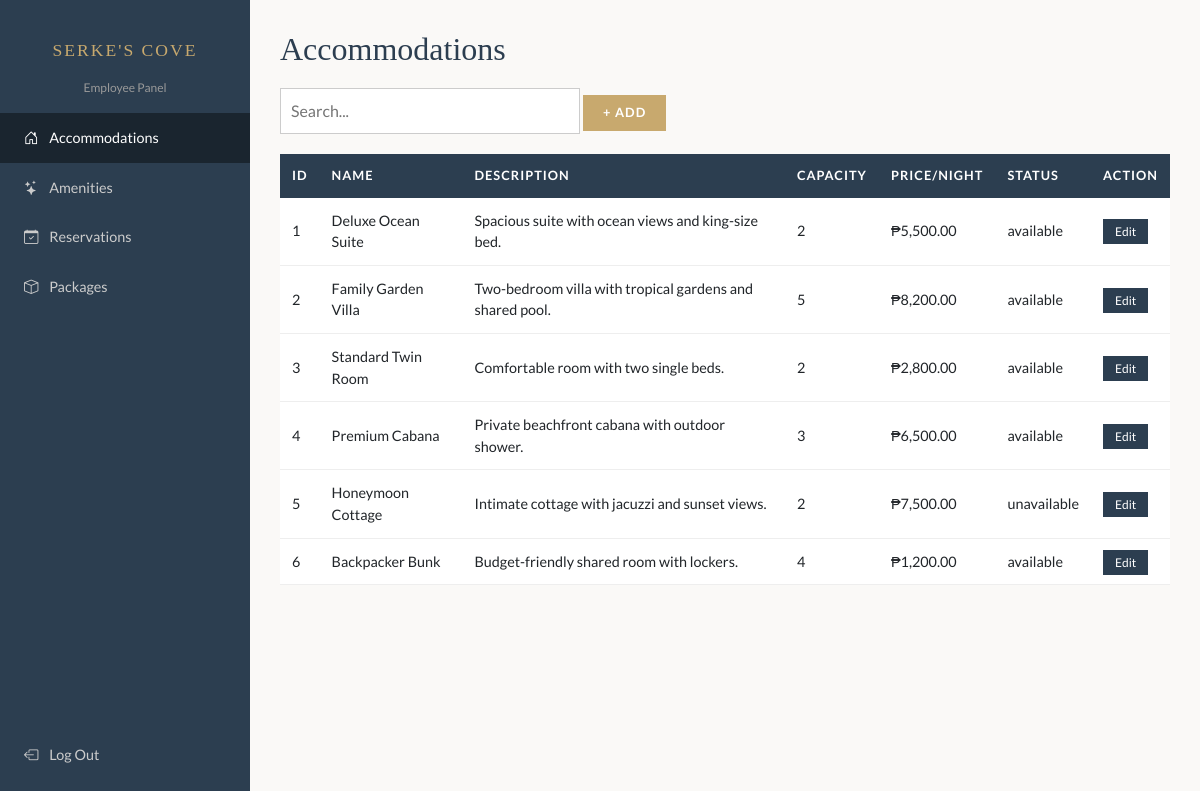
Screenshot of /employeeACV.php (signed in) with the database file from the repository.
### tables this page shows
CREATE TABLE IF NOT EXISTS tbl_accommodations (
    accommodation_id INT AUTO_INCREMENT PRIMARY KEY,
    accommodation_name VARCHAR(100) NOT NULL,
    description TEXT,
    capacity INT NOT NULL,
    price_per_night DECIMAL(10,2) NOT NULL,
    availability_status ENUM('available','unavailable') NOT NULL DEFAULT 'available',
    image_url VARCHAR(255)
);

### employeeACV.php (the view, shortened to what this page needs)
<?php
require_once "dbconnACV.php";
$page = 'accommodations';
?>
<!DOCTYPE html>
<html lang="en">
<head>
  <link rel="stylesheet" href="https://cdnjs.cloudflare.com/ajax/libs/bootstrap/5.3.3/css/bootstrap.min.css" />
  <link rel="stylesheet" href="https://cdnjs.cloudflare.com/ajax/libs/bootstrap-icons/1.11.3/font/bootstrap-icons.min.css" />
</head>
<body>
  <div class="sidebar">
    <h4>SERKE'S COVE</h4>
    <p style="color:#999; text-align:center; font-size:0.75rem; margin-top:-10px;">Employee Panel</p>
    <a href="employeeACV.php?page=accommodations" class="<?php if($page=='accommodations'){echo 'active';} ?>"><i class="bi bi-house-door me-2"></i> Accommodations</a>
    <a href="employeeACV.php?page=amenities" class="<?php if($page=='amenities'){echo 'active';} ?>"><i class="bi bi-stars me-2"></i> Amenities</a>
    <a href="employeeACV.php?page=reservations" class="<?php if($page=='reservations'){echo 'active';} ?>"><i class="bi bi-calendar-check me-2"></i> Reservations</a>
    <a href="employeeACV.php?page=packages" class="<?php if($page=='packages'){echo 'active';} ?>"><i class="bi bi-box me-2"></i> Packages</a>
    <div class="logout">
      <a href="logoutACV.php"><i class="bi bi-box-arrow-left me-2"></i> Log Out</a>
    </div>
  </div>
  <div class="main-content">
    <?php if ($page == 'accommodations') {
        $data = $conn->query("SELECT * FROM tbl_accommodations");
    ?>
        <h2 class="page-title">Accommodations</h2>
        <input type="text" class="search-bar" id="searchBar" placeholder="Search..." onkeyup="filterTable()">
        <button class="btn-gold mb-3" onclick="document.getElementById('addForm').style.display = document.getElementById('addForm').style.display === 'none' ? 'block' : 'none';">+ Add</button>
        <table id="dataTable">
          <thead><tr>
            <th onclick="sortTable(0)">ID</th>
            <th onclick="sortTable(1)">Name</th>
            <th onclick="sortTable(2)">Description</th>
            <th onclick="sortTable(3)">Capacity</th>
            <th onclick="sortTable(4)">Price/Night</th>
            <th onclick="sortTable(5)">Status</th>
            <th>Action</th>
          </tr></thead>
          <tbody>
          <?php while($row = $data->fetch_assoc()) { ?>
            <tr>
              <td><?php echo $row['accommodation_id']; ?></td>
              <td><?php echo htmlspecialchars($row['accommodation_name']); ?></td>
              <td><?php echo htmlspecialchars($row['description']); ?></td>
              <td><?php echo $row['capacity']; ?></td>
              <td>₱<?php echo number_format($row['price_per_night'],2); ?></td>
              <td><?php echo htmlspecialchars($row['availability_status']); ?></td>
              <td>
                <a class="btn-sm-edit text-decoration-none" href="editACV.php?page=accommodations&id=<?php echo $row['accommodation_id']; ?>">Edit</a>
              </td>
            </tr>
          <?php } ?>
          </tbody>
        </table>
    <?php } ?>
  </div>
</body>
</html>

### employeeACV.php (style rules this page uses)
body { font-family: 'Lato', sans-serif; margin: 0; background: #faf9f7; }
.sidebar { width: 250px; background: #2c3e50; min-height: 100vh; position: fixed; top: 0; left: 0; padding-top: 20px; }
.sidebar h4 { color: #c8a96e; font-family: 'Playfair Display', serif; text-align: center; padding: 20px; letter-spacing: 2px; font-size: 1.1rem; }
.sidebar a { display: block; color: #ccc; padding: 14px 24px; text-decoration: none; font-size: 0.9rem; }
.sidebar a:hover, .sidebar a.active { background: #1a252f; color: #fff; }
.sidebar .logout { position: absolute; bottom: 20px; width: 100%; }
.main-content { margin-left: 250px; padding: 30px; }
.page-title { font-family: 'Playfair Display', serif; color: #2c3e50; margin-bottom: 20px; }
table { width: 100%; border-collapse: collapse; background: #fff; }
table th { background: #2c3e50; color: #fff; padding: 12px; font-size: 0.8rem; text-transform: uppercase; letter-spacing: 1px; cursor: pointer; }
table td { padding: 12px; border-bottom: 1px solid #eee; font-size: 0.9rem; }
.search-bar { border: 1px solid #ccc; padding: 10px; width: 300px; margin-bottom: 20px; }
.btn-gold { background: #c8a96e; color: #fff; border: none; padding: 8px 20px; font-weight: 700; text-transform: uppercase; font-size: 0.8rem; letter-spacing: 1px; cursor: pointer; }
.btn-sm-edit { background: #2c3e50; color: #fff; border: none; padding: 5px 12px; font-size: 0.75rem; cursor: pointer; }

### rows the page displays
tbl_accommodations: accommodation_id "1", accommodation_name "Deluxe Ocean Suite", description "Spacious suite with ocean views and king-size bed.", capacity "2", price_per_night "5,500.00", availability_status "available"
tbl_accommodations: accommodation_id "2", accommodation_name "Family Garden Villa", description "Two-bedroom villa with tropical gardens and shared pool.", capacity "5", price_per_night "8,200.00", availability_status "available"
tbl_accommodations: accommodation_id "3", accommodation_name "Standard Twin Room", description "Comfortable room with two single beds.", capacity "2", price_per_night "2,800.00", availability_status "available"
tbl_accommodations: accommodation_id "4", accommodation_name "Premium Cabana", description "Private beachfront cabana with outdoor shower.", capacity "3", price_per_night "6,500.00", availability_status "available"
tbl_accommodations: accommodation_id "5", accommodation_name "Honeymoon Cottage", description "Intimate cottage with jacuzzi and sunset views.", capacity "2", price_per_night "7,500.00", availability_status "unavailable"
tbl_accommodations: accommodation_id "6", accommodation_name "Backpacker Bunk", description "Budget-friendly shared room with lockers.", capacity "4", price_per_night "1,200.00", availability_status "available"
